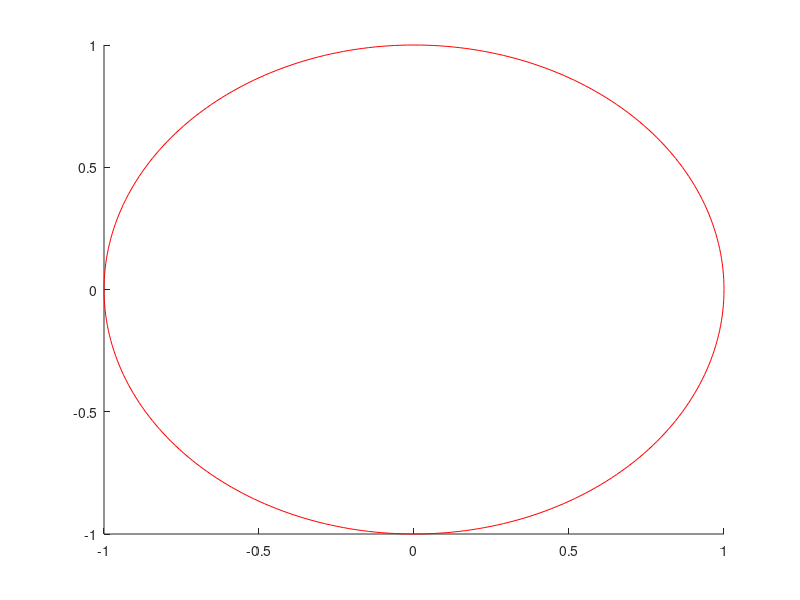

The MATLAB source for this figure:
function h=ellipse(ra,rb,ang,x0,y0,C,Nb)
% Ellipse adds ellipses to the current plot
%
% ELLIPSE(ra,rb,ang,x0,y0) adds an ellipse with semimajor axis of ra,
% a semimajor axis of radius rb, a semimajor axis of ang, centered at
% the point x0,y0.
%
% The length of ra, rb, and ang should be the same. 
% If ra is a vector of length L and x0,y0 scalars, L ellipses
% are added at point x0,y0.
% If ra is a scalar and x0,y0 vectors of length M, M ellipse are with the same 
% radii are added at the points x0,y0.
% If ra, x0, y0 are vectors of the same length L=M, M ellipses are added.
% If ra is a vector of length L and x0, y0 are  vectors of length
% M~=L, L*M ellipses are added, at each point x0,y0, L ellipses of radius ra.
%
% ELLIPSE(ra,rb,ang,x0,y0,C)
% adds ellipses of color C. C may be a string ('r','b',...) or the RGB value. 
% If no color is specified, it makes automatic use of the colors specified by 
% the axes ColorOrder property. For several circles C may be a vector.
%
% ELLIPSE(ra,rb,ang,x0,y0,C,Nb), Nb specifies the number of points
% used to draw the ellipse. The default value is 300. Nb may be used
% for each ellipse individually.
%
% h=ELLIPSE(...) returns the handles to the ellipses.
%
% as a sample of how ellipse works, the following produces a red ellipse
% tipped up at a 45 deg axis from the x axis
% ellipse(1,2,pi/8,1,1,'r')
%
% note that if ra=rb, ELLIPSE plots a circle
%

% written by D.G. Long, Brigham Young University, based on the
% CIRCLES.m original 
% written by Peter Blattner, Institute of Microtechnology, University of 
% Neuchatel, Switzerland, blattner@imt.unine.ch


% Check the number of input arguments 

if nargin<1,
  ra=[];
end;
if nargin<2,
  rb=[];
end;
if nargin<3,
  ang=[];
end;

%if nargin==1,
%  error('Not enough arguments');
%end;

if nargin<5,
  x0=[];
  y0=[];
end;
 
if nargin<6,
  C=[];
end

if nargin<7,
  Nb=[];
end

% set up the default values

if isempty(ra),ra=1;end;
if isempty(rb),rb=1;end;
if isempty(ang),ang=0;end;
if isempty(x0),x0=0;end;
if isempty(y0),y0=0;end;
if isempty(Nb),Nb=300;end;
if isempty(C),C=get(gca,'colororder');end;

% work on the variable sizes

x0=x0(:);
y0=y0(:);
ra=ra(:);
rb=rb(:);
ang=ang(:);
Nb=Nb(:);

if isstr(C),C=C(:);end;

if length(ra)~=length(rb),
  error('length(ra)~=length(rb)');
end;
if length(x0)~=length(y0),
  error('length(x0)~=length(y0)');
end;

% how many inscribed elllipses are plotted

if length(ra)~=length(x0)
  maxk=length(ra)*length(x0);
else
  maxk=length(ra);
end;

% drawing loop

for k=1:maxk
  
  if length(x0)==1
    xpos=x0;
    ypos=y0;
    radm=ra(k);
    radn=rb(k);
    if length(ang)==1
      an=ang;
    else
      an=ang(k);
    end;
  elseif length(ra)==1
    xpos=x0(k);
    ypos=y0(k);
    radm=ra;
    radn=rb;
    an=ang;
  elseif length(x0)==length(ra)
    xpos=x0(k);
    ypos=y0(k);
    radm=ra(k);
    radn=rb(k);
    an=ang(k)
  else
    rada=ra(fix((k-1)/size(x0,1))+1);
    radb=rb(fix((k-1)/size(x0,1))+1);
    an=ang(fix((k-1)/size(x0,1))+1);
    xpos=x0(rem(k-1,size(x0,1))+1);
    ypos=y0(rem(k-1,size(y0,1))+1);
  end;

  co=cos(an);
  si=sin(an);
  the=linspace(0,2*pi,Nb(rem(k-1,size(Nb,1))+1,:)+1);
%  x=radm*cos(the)*co-si*radn*sin(the)+xpos;
%  y=radm*cos(the)*si+co*radn*sin(the)+ypos;
  h(k)=line(radm*cos(the)*co-si*radn*sin(the)+xpos,radm*cos(the)*si+co*radn*sin(the)+ypos);
  set(h(k),'color',[1 0 0]);
%   set(h(k),'color',C(rem(k-1,size(C,1))+1,:));

end;

